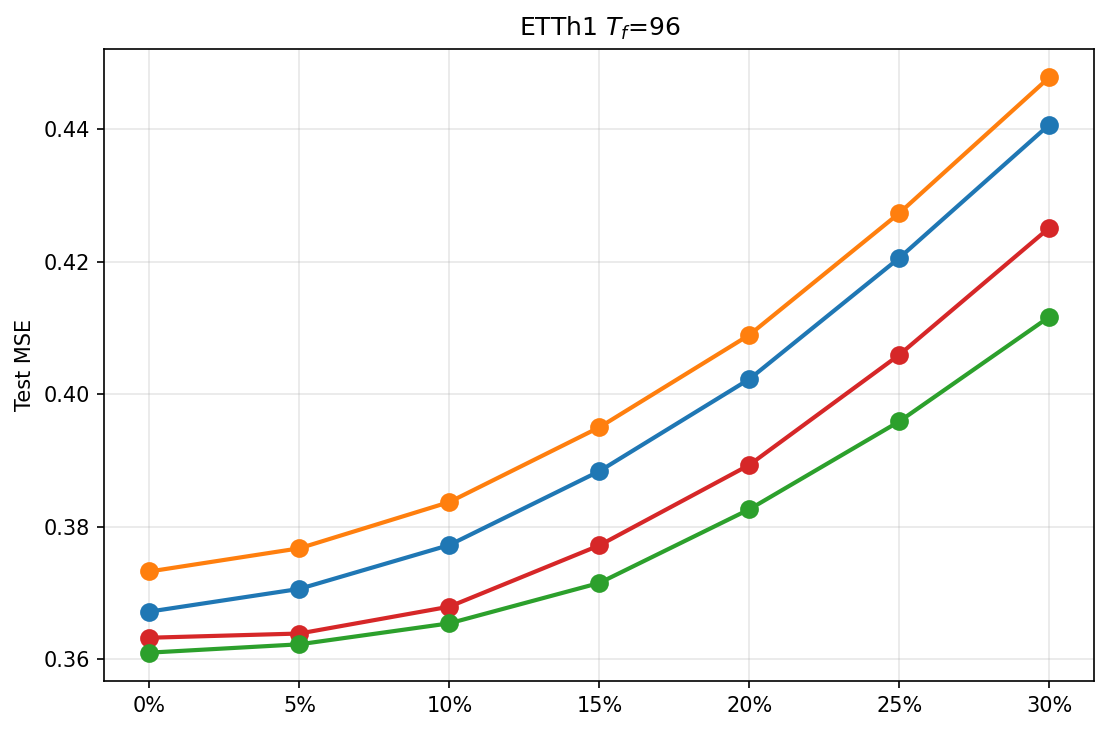
#> input picture reproduction/source_relations/figure_inputs/Figs/new/96mask.png, 1109 x 731 px
$ python plot_etth1_corruption_2x2.py
#> lines starting #> are read from the running program, lines starting #| are printed output that depends on the picture; after the words box and inside, x2 and y2 are one past the last pixel; in counts of white or black regions, pixels touching at a corner belong together
"""Combine four ETTh1 corruption curves into a compact 2x2 figure with a shared bottom legend."""

from __future__ import annotations

from pathlib import Path

import matplotlib.pyplot as plt
import numpy as np
from matplotlib.lines import Line2D
from PIL import Image

ROOT = Path(__file__).resolve().parent
FIGS = ROOT / "Figs"
FIGS_NEW = FIGS / "new"

PANELS = [
    ("96mask.png", "(a)"),
    ("96spike.png", "(b)"),
    ("720mask.png", "(c)"),
    ("720spike.png", "(d)"),
]

LEGEND = [
    ("#ff7f0e", "Flatten + MSE"),
    ("#d62728", "Flatten + scaled log-cosh"),
    ("#1f77b4", "SAR + MSE"),
    ("#2ca02c", "SAR + scaled log-cosh"),
]

GAP_X = 10
GAP_Y = 24
LEGEND_H = 58
LEGEND_GAP = 40
LEGEND_FONT = 7


def trim_whitespace(img: Image.Image, tol: int = 252) -> Image.Image:
#> called with tol = 252
    arr = np.array(img.convert("RGB"))
    mask = (arr < tol).any(axis=2)
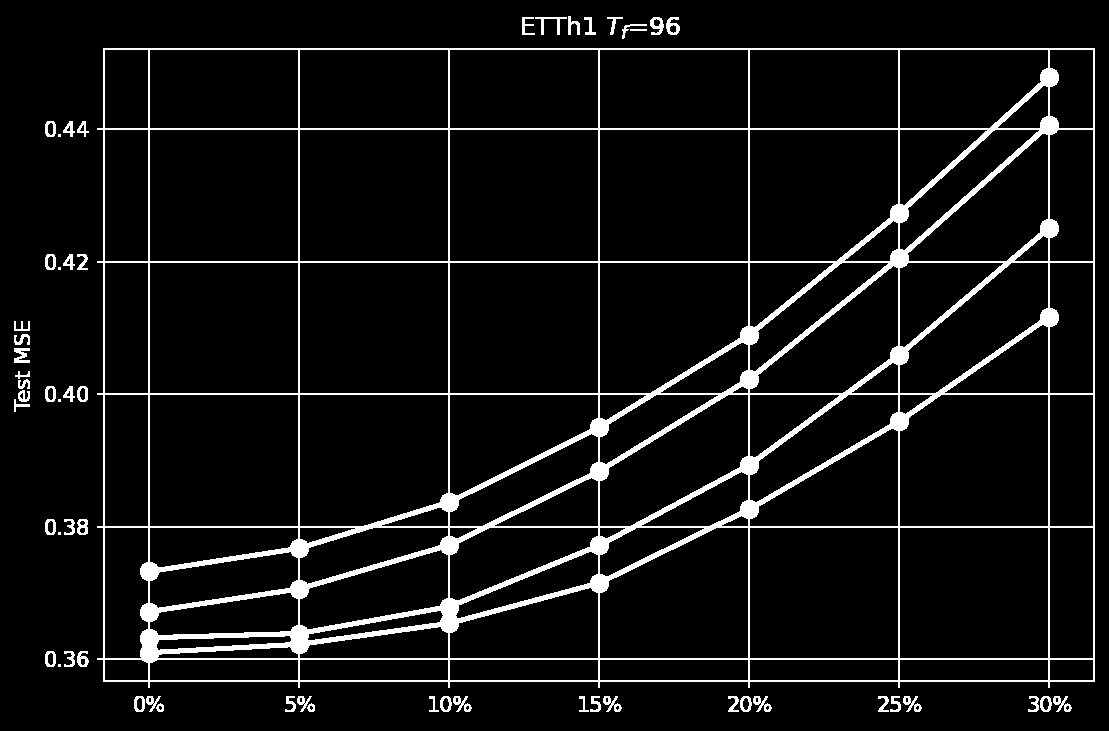
#> mask: shape (731, 1109) bool; 7% white; 58 white regions (5 under 20 px), largest, box (x1, y1, x2, y2) and area: (97, 48, 1095, 688) 51194, (535, 17, 567, 35) 160, (14, 348, 30, 363) 158
    if not mask.any():
        return img
    rows = np.where(mask.any(axis=1))[0]
#> rows = 679 values from 16 to 711
    cols = np.where(mask.any(axis=0))[0]
#> cols = 1052 values from 14 to 1094
    return img.crop((cols[0], rows[0], cols[-1] + 1, rows[-1] + 1))
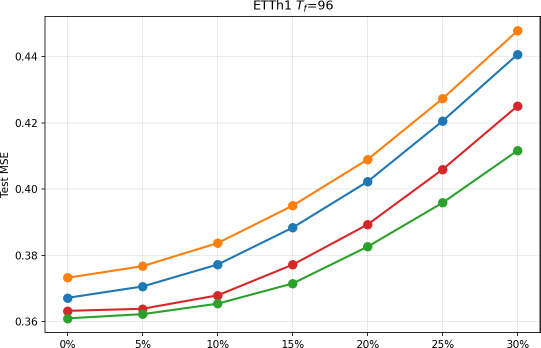
#> returned value: PIL image 1081x696 RGBA (shown at 1/2 size); mean R, G, B, A 247.8, 247.1, 245.8, 255


def draw_panel_tag(img: Image.Image, tag: str) -> Image.Image:
#> called with tag = '(a)'
    from PIL import ImageDraw, ImageFont

    out = img.copy()
    draw = ImageDraw.Draw(out)
    try:
        font = ImageFont.truetype("/System/Library/Fonts/Supplemental/Times New Roman Bold.ttf", 28)
    except OSError:
        font = ImageFont.load_default()
    pad = 8
    bbox = draw.textbbox((0, 0), tag, font=font)
#> bbox = (0, 5, 39, 30)
    tw, th = bbox[2] - bbox[0], bbox[3] - bbox[1]
#> tw = 39; th = 25
    x, y = 10, 8
    draw.rectangle((x - pad, y - pad, x + tw + pad, y + th + pad), fill=(255, 255, 255))
    draw.text((x, y), tag, fill=(0, 0, 0), font=font)
    return out


def render_legend(width: int) -> Image.Image:
    dpi = 150
    fig_w = width / dpi
    fig_h = LEGEND_H / dpi
    fig, ax = plt.subplots(figsize=(fig_w, fig_h), dpi=dpi)
    ax.axis("off")
    handles = [
        Line2D([0], [0], color=color, marker="o", linestyle="-", linewidth=1.6, markersize=4.5, label=label)
        for color, label in LEGEND
    ]
    legend = ax.legend(
        handles=handles,
        loc="center",
        ncol=4,
        frameon=True,
        fancybox=False,
        fontsize=LEGEND_FONT,
        handlelength=1.5,
        columnspacing=1.0,
        borderpad=0.45,
        labelspacing=0.35,
        edgecolor="#999999",
        facecolor="white",
    )
    legend.get_frame().set_linewidth(0.9)
    fig.subplots_adjust(left=0, right=1, top=1, bottom=0)
    fig.canvas.draw()
    buf = np.asarray(fig.canvas.buffer_rgba())
    plt.close(fig)
    return trim_whitespace(Image.fromarray(buf).convert("RGB"))


def main() -> None:
    panels = []
    for fname, tag in PANELS:
        img = trim_whitespace(Image.open(FIGS_NEW / fname))
        panels.append(draw_panel_tag(img, tag))
#> pass 2 of the loop in main, `for fname, tag in PANELS:`:
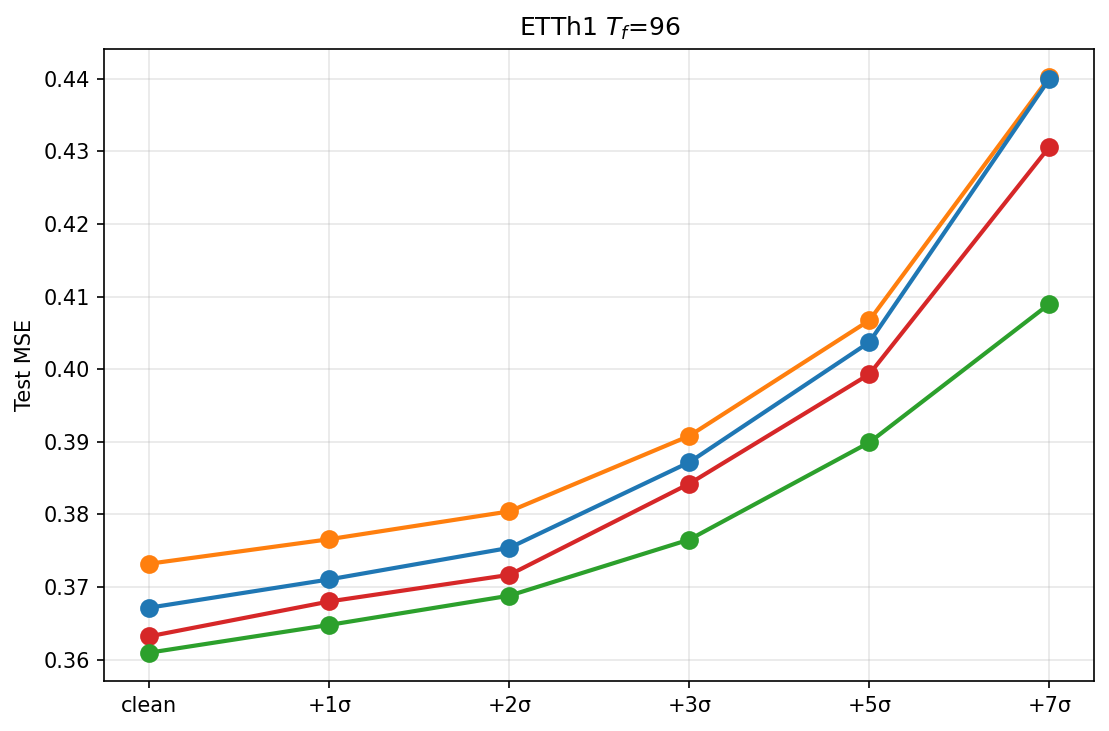
#> input picture reproduction/source_relations/figure_inputs/Figs/new/96spike.png, 1109 x 731 px
#> in trim_whitespace (call 2), `mask = (arr < tol).any(axis=2)`:
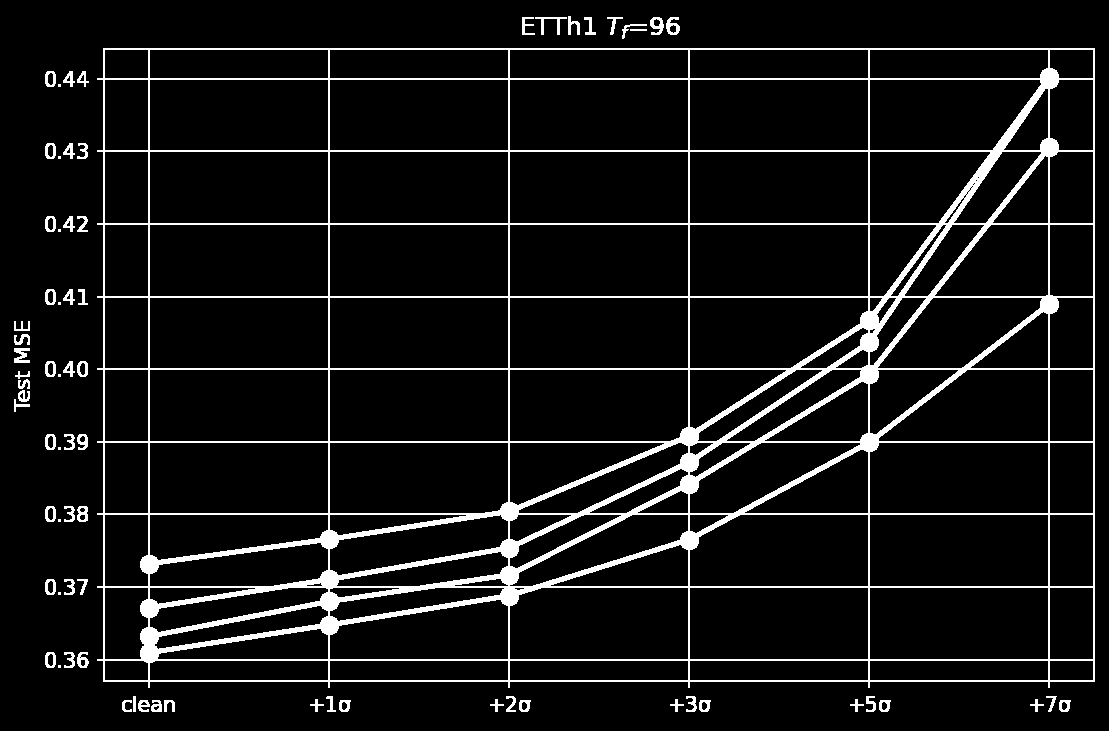
#> mask: shape (731, 1109) bool; 7.8% white; 73 white regions (9 under 20 px), largest, box (x1, y1, x2, y2) and area: (97, 48, 1095, 688) 57082, (535, 17, 567, 35) 160, (14, 348, 30, 363) 158
#> in trim_whitespace (call 2), `return img.crop((cols[0], rows[0], cols[-1] + 1, rows[-1] + 1))`:
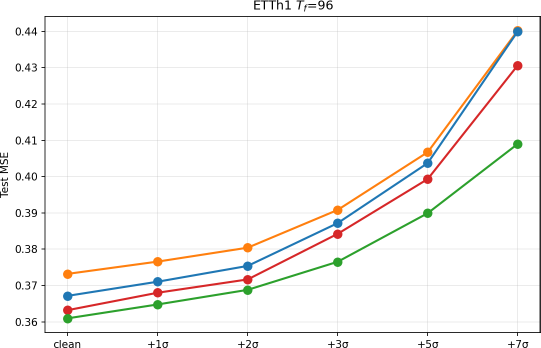
#> returned value: PIL image 1081x696 RGBA (shown at 1/2 size); mean R, G, B, A 247.5, 246.8, 245.6, 255
#> pass 3 of the loop in main, `for fname, tag in PANELS:`:
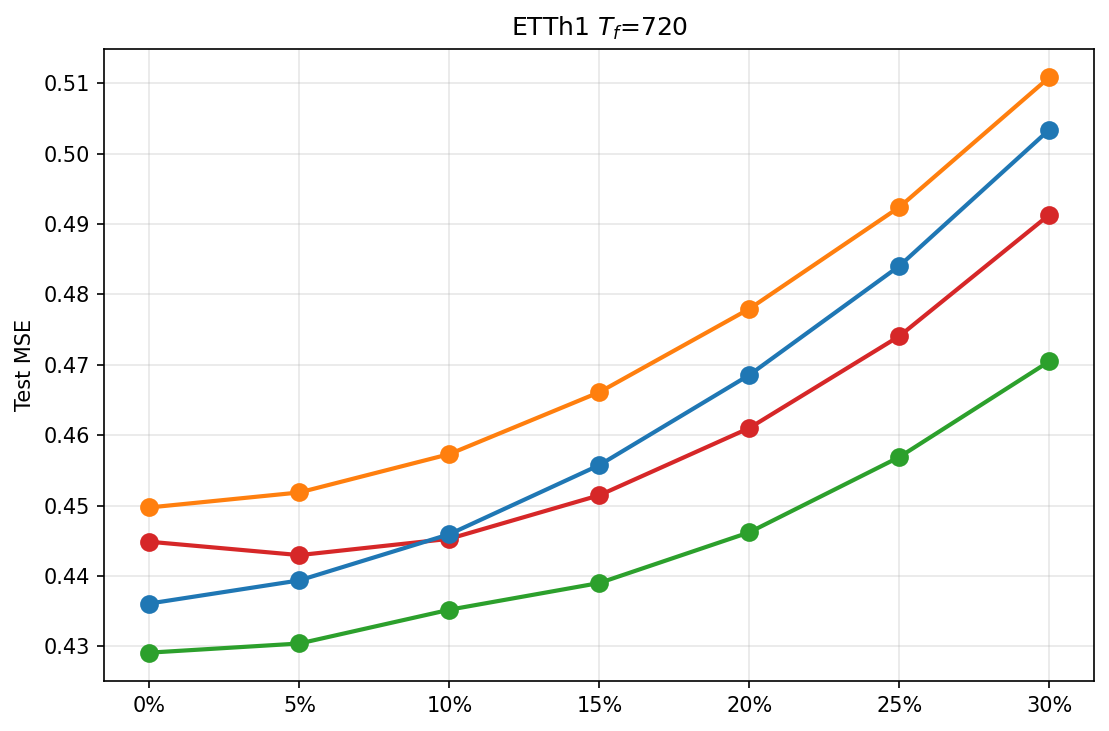
#> input picture reproduction/source_relations/figure_inputs/Figs/new/720mask.png, 1109 x 731 px
#> in trim_whitespace (call 3), `mask = (arr < tol).any(axis=2)`:
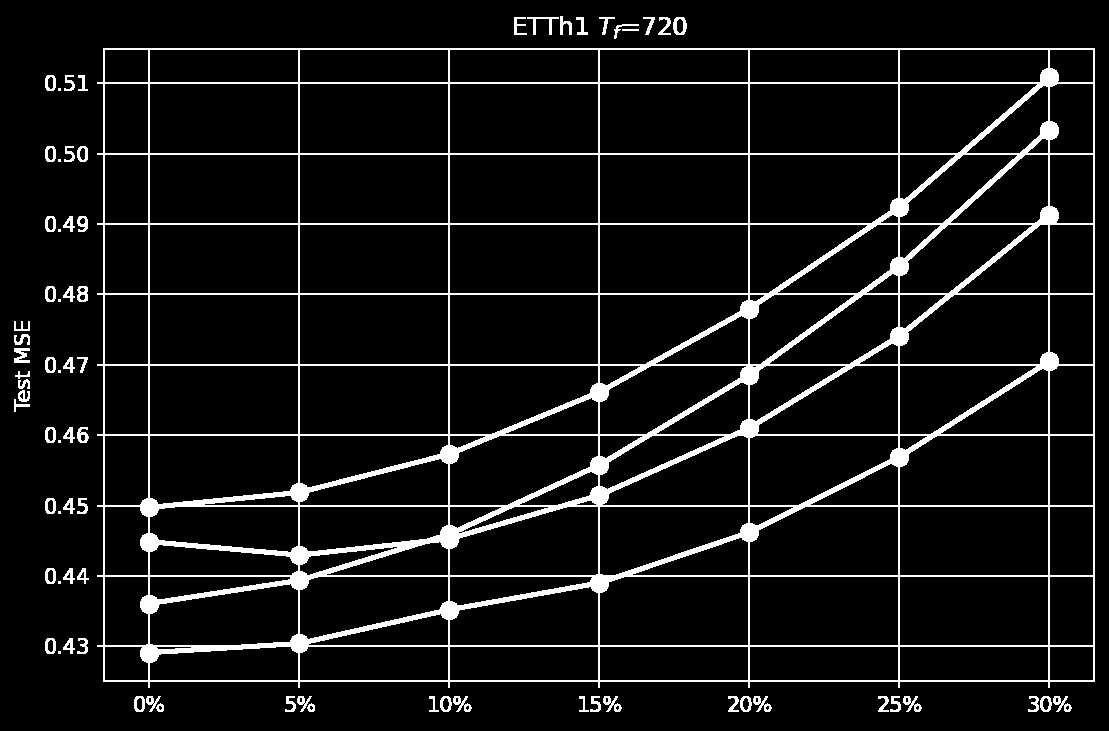
#> mask: shape (731, 1109) bool; 7.9% white; 75 white regions (9 under 20 px), largest, box (x1, y1, x2, y2) and area: (97, 48, 1095, 688) 57805, (527, 17, 559, 35) 160, (14, 348, 30, 363) 158
#> in trim_whitespace (call 3), `return img.crop((cols[0], rows[0], cols[-1] + 1, rows[-1] + 1))`:
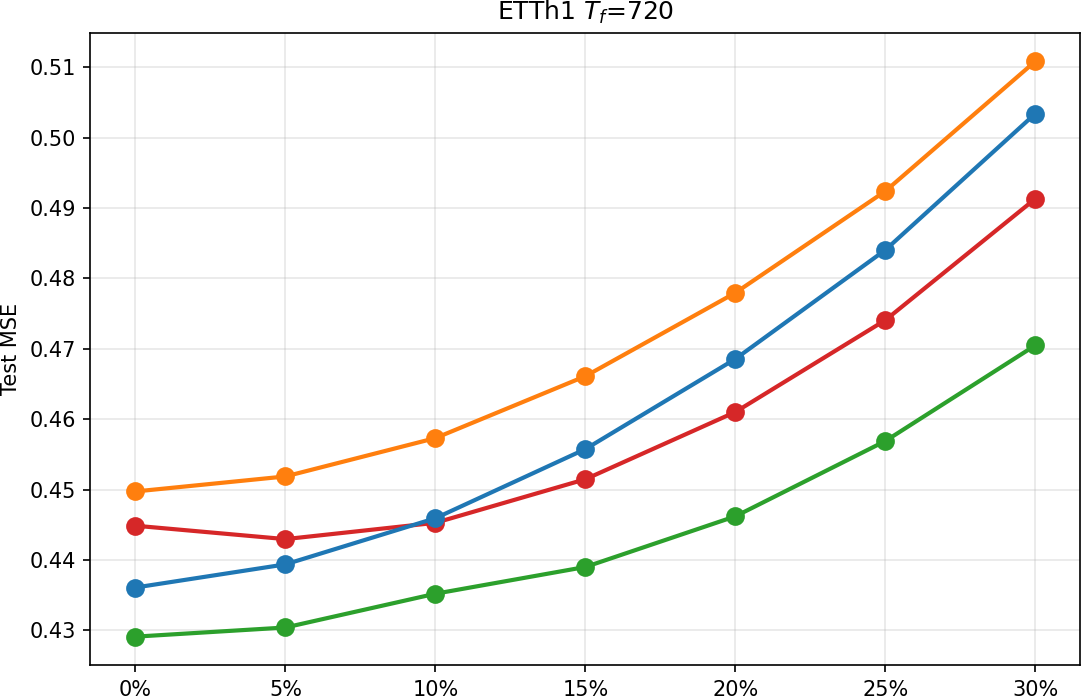
#> returned value: PIL image 1081x696 RGBA; mean R, G, B, A 247.4, 246.7, 245.5, 255
#> the loop made 4 passes; the first 3 are shown

    w = max(panels[0].width, panels[1].width, panels[2].width, panels[3].width)
#> w = 1082
    h = max(panels[0].height, panels[1].height, panels[2].height, panels[3].height)

    def fit(img: Image.Image) -> Image.Image:
        if img.size == (w, h):
            return img
        canvas = Image.new("RGB", (w, h), (255, 255, 255))
#> canvas: PIL image 1082x696 RGB; every value is 255
        canvas.paste(img, ((w - img.width) // 2, (h - img.height) // 2))
        return canvas

    panels = [fit(p) for p in panels]
#> in fit (call 3), `canvas.paste(img, ((w - img.width) // 2, (h - img.height) // 2))`:
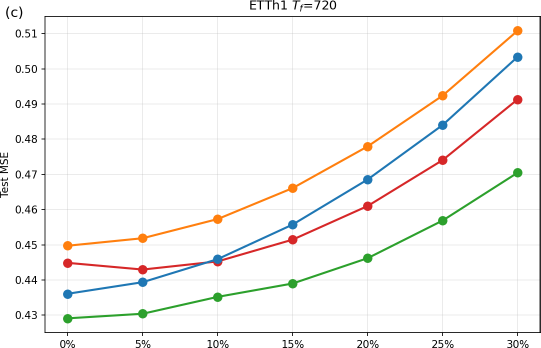
#> img: PIL image 1081x696 RGBA (shown at 1/2 size); mean R, G, B, A 247.3, 246.6, 245.4, 255

    grid_w = 2 * w + GAP_X
#> grid_w = 2174
    grid_h = 2 * h + GAP_Y
    grid = Image.new("RGB", (grid_w, grid_h), (255, 255, 255))
#> grid: PIL image 2174x1416 RGB; every value is 255
    grid.paste(panels[0], (0, 0))
    grid.paste(panels[1], (w + GAP_X, 0))
    grid.paste(panels[2], (0, h + GAP_Y))
    grid.paste(panels[3], (w + GAP_X, h + GAP_Y))
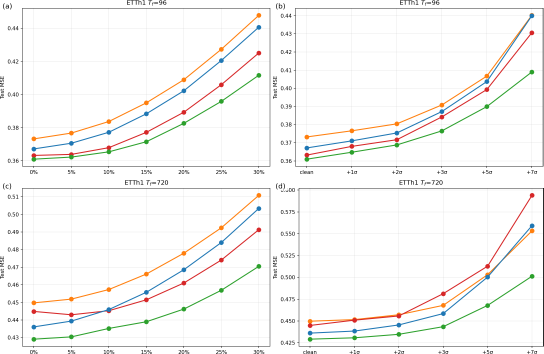
#> grid: PIL image 2174x1416 RGB (shown at 1/4 size); mean R, G, B 247.7, 247, 245.9

    legend = render_legend(grid_w)
#> in render_legend, `fig_w = width / dpi`: fig_w = 14.49
#> in trim_whitespace (call 5), `rows = np.where(mask.any(axis=1))[0]`: rows = 30 values from 14 to 43
#> in trim_whitespace (call 5), `cols = np.where(mask.any(axis=0))[0]`: cols = 730 values from 722 to 1451
#> in trim_whitespace (call 5), `return img.crop((cols[0], rows[0], cols[-1] + 1, rows[-1] + 1))`:
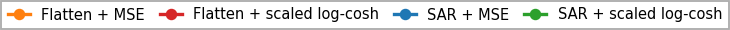
#> returned value: PIL image 730x30 RGB; mean R, G, B 221.5, 220.9, 219.7
    legend_gap = LEGEND_GAP
    out = Image.new("RGB", (grid_w, grid_h + legend_gap + legend.height), (255, 255, 255))
#> out: PIL image 2174x1486 RGB; every value is 255
    out.paste(grid, (0, 0))
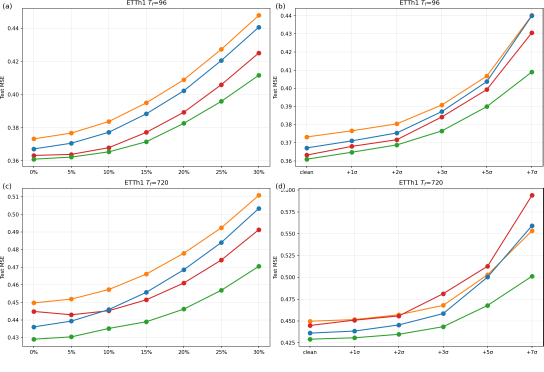
#> out: PIL image 2174x1486 RGB (shown at 1/4 size); mean R, G, B 248, 247.4, 246.3
    out.paste(legend, ((grid_w - legend.width) // 2, grid_h + legend_gap))

    out_path = FIGS / "ETTh1_corruption_2x2.png"
    out.save(out_path, dpi=(300, 300))
    print(f"Saved {out_path} ({out.width}x{out.height})")
#| Saved reproduction/source_relations/figure_inputs/Figs/ETTh1_corruption_2x2.png (2174x1486)


if __name__ == "__main__":
    main()
